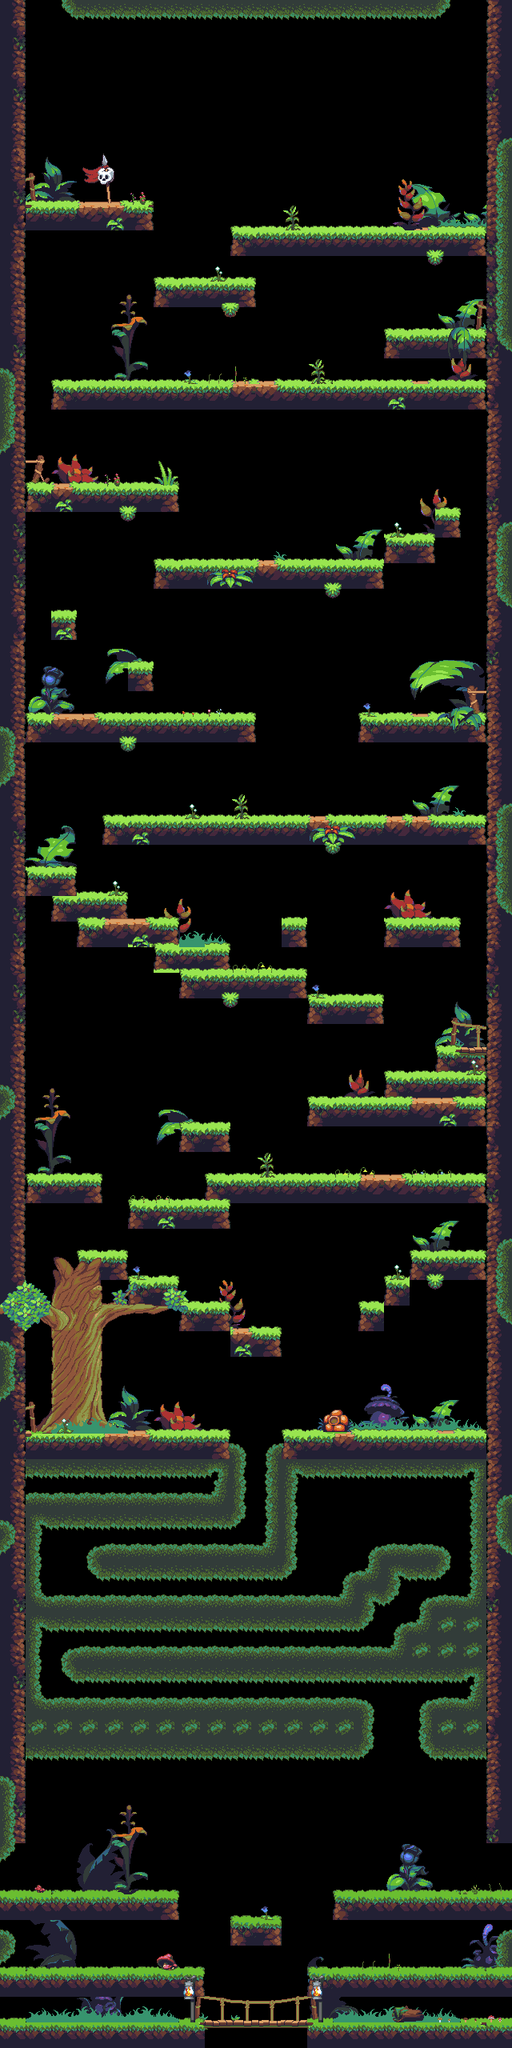

A level layout from a 2D game, rendered from its tile map. Below: a short description, then the map file with tile-grid data replaced by summaries:
An orthogonal 20x80 tile map with 32x32 px tiles, 6 tile layers (Plants, Tile Layer 2, Tile Layer 1, bg, ...), 3 tilesets and 129 objects (11x Crawler, 8x Spike, 8x CutePhysco, 6x Bee Minion, PlayerPosition, ...).

<map version="1.0" tiledversion="1.1.5" orientation="orthogonal" renderorder="right-down" width="20" height="80" tilewidth="32" tileheight="32" infinite="0" nextobjectid="378">
 <tileset firstgid="1" name="Jungle_terrain" tilewidth="32" tileheight="32" tilecount="420" columns="28">
  <image source="Jungle_terrain.png" width="896" height="480" />
 </tileset>
 <tileset firstgid="421" name="plants" tilewidth="24" tileheight="24" tilecount="39" columns="39">
  <image source="plants.png" trans="222034" width="936" height="24" />
 </tileset>
 <tileset firstgid="460" name="tile_jungle_plants_objects" tilewidth="32" tileheight="32" tilecount="208" columns="16">
  <image source="tile_jungle_plants_objects.png" width="512" height="416" />
 </tileset>
 <layer name="Plants" width="20" height="80">
  <data>[1600 cells, 147 non-empty, 87 distinct tile ids]</data>
 </layer>
 <layer name="Tile Layer 2" width="20" height="80">
  <data>[1600 cells, 346 non-empty, 27 distinct tile ids]</data>
 </layer>
 <layer name="Tile Layer 1" width="20" height="80">
  <data>[1600 cells, 231 non-empty, 12 distinct tile ids]</data>
 </layer>
 <objectgroup name="Colliders">
  <object id="4" x="289" y="291" width="319" height="28">
   <properties>
    <property name="Tag" value="1" />
   </properties>
  </object>
  <object id="13" x="-68.6667" y="-2.33333" width="103.667" height="2307.33">
   <properties>
    <property name="Tag" value="0" />
   </properties>
  </object>
  <object id="15" x="32" y="258" width="160" height="30">
   <properties>
    <property name="Tag" value="1" />
   </properties>
  </object>
  <object id="16" x="192" y="352.333" width="127.667" height="31.6667">
   <properties>
    <property name="Tag" value="1" />
   </properties>
  </object>
  <object id="17" x="64.6667" y="481.333" width="543.333" height="31.3333">
   <properties>
    <property name="Tag" value="1" />
   </properties>
  </object>
  <object id="18" x="31.3333" y="609.333" width="191.333" height="30.6667">
   <properties>
    <property name="Tag" value="1" />
   </properties>
  </object>
  <object id="20" x="192.667" y="705.333" width="286" height="30.6667">
   <properties>
    <property name="Tag" value="1" />
   </properties>
  </object>
  <object id="22" x="160.667" y="832.667" width="30.6667" height="31.3333">
   <properties>
    <property name="Tag" value="1" />
   </properties>
  </object>
  <object id="23" x="31.3333" y="897.333" width="287.333" height="30">
   <properties>
    <property name="Tag" value="1" />
   </properties>
  </object>
  <object id="24" x="128.667" y="1026" width="480" height="30">
   <properties>
    <property name="Tag" value="1" />
   </properties>
  </object>
  <object id="25" x="33.3333" y="1090" width="62" height="29.3333">
   <properties>
    <property name="Tag" value="1" />
   </properties>
  </object>
  <object id="26" x="66" y="1122" width="92" height="28">
   <properties>
    <property name="Tag" value="1" />
   </properties>
  </object>
  <object id="27" x="96.6667" y="1154.67" width="127.667" height="28">
   <properties>
    <property name="Tag" value="1" />
   </properties>
  </object>
  <object id="28" x="191" y="1187" width="96.3333" height="28.6667">
   <properties>
    <property name="Tag" value="1" />
   </properties>
  </object>
  <object id="29" x="225" y="1217.33" width="158.333" height="30.6667">
   <properties>
    <property name="Tag" value="1" />
   </properties>
  </object>
  <object id="30" x="352.333" y="1154.33" width="30" height="30">
   <properties>
    <property name="Tag" value="1" />
   </properties>
  </object>
  <object id="31" x="481" y="1154.33" width="95.3333" height="30">
   <properties>
    <property name="Tag" value="1" />
   </properties>
  </object>
  <object id="32" x="385" y="1248.67" width="94.3333" height="30.3333">
   <properties>
    <property name="Tag" value="1" />
   </properties>
  </object>
  <object id="33" x="543" y="1312.33" width="64.6667" height="30">
   <properties>
    <property name="Tag" value="1" />
   </properties>
  </object>
  <object id="34" x="479.333" y="1343.67" width="129" height="32">
   <properties>
    <property name="Tag" value="1" />
   </properties>
  </object>
  <object id="35" x="383" y="1376.33" width="226" height="30.6667">
   <properties>
    <property name="Tag" value="1" />
   </properties>
  </object>
  <object id="36" x="223" y="1409.33" width="64.667" height="30">
   <properties>
    <property name="Tag" value="1" />
   </properties>
  </object>
  <object id="37" x="32" y="1472.33" width="95.6667" height="30">
   <properties>
    <property name="Tag" value="1" />
   </properties>
  </object>
  <object id="38" x="255.333" y="1472.33" width="352.667" height="30.6667">
   <properties>
    <property name="Tag" value="1" />
   </properties>
  </object>
  <object id="39" x="160" y="1505.33" width="127.333" height="30">
   <properties>
    <property name="Tag" value="1" />
   </properties>
  </object>
  <object id="40" x="94.667" y="1568.33" width="64.3333" height="30.6667">
   <properties>
    <property name="Tag" value="1" />
   </properties>
  </object>
  <object id="41" x="161" y="1600.67" width="62.667" height="31.3333">
   <properties>
    <property name="Tag" value="1" />
   </properties>
  </object>
  <object id="42" x="225" y="1633.33" width="62" height="30">
   <properties>
    <property name="Tag" value="1" />
   </properties>
  </object>
  <object id="43" x="288" y="1664" width="62.667" height="31.3333">
   <properties>
    <property name="Tag" value="1" />
   </properties>
  </object>
  <object id="44" x="352" y="1793.33" width="256.667" height="30.6667">
   <properties>
    <property name="Tag" value="1" />
   </properties>
  </object>
  <object id="45" x="31.3333" y="1792.67" width="257.333" height="31.3333">
   <properties>
    <property name="Tag" value="1" />
   </properties>
  </object>
  <object id="46" x="64" y="768.333" width="32.3333" height="32">
   <properties>
    <property name="Tag" value="1" />
   </properties>
  </object>
  <object id="49" x="124" y="1941.33" width="217.333" height="19.3333">
   <properties>
    <property name="Tag" value="1" />
   </properties>
  </object>
  <object id="51" x="31.3333" y="1876" width="248" height="20.6667">
   <properties>
    <property name="Tag" value="1" />
   </properties>
  </object>
  <object id="52" x="30.6667" y="2007.33" width="421.333" height="15.3333">
   <properties>
    <property name="Tag" value="1" />
   </properties>
  </object>
  <object id="53" x="279.333" y="1824.67" width="13.3333" height="72" />
  <object id="54" x="341.333" y="1825.33" width="19.3333" height="136" />
  <object id="56" x="-122.333" y="2370" width="339.333" height="20">
   <properties>
    <property name="Tag" value="1" />
   </properties>
  </object>
  <object id="58" x="423.333" y="2370.33" width="325.667" height="20">
   <properties>
    <property name="Tag" value="1" />
   </properties>
  </object>
  <object id="60" x="384.667" y="2530" width="358" height="29.3333">
   <properties>
    <property name="Tag" value="1" />
   </properties>
  </object>
  </objectgroup>
 <objectgroup name="Tile boundaries">
  <!-- 67 objects omitted --></objectgroup>
 <layer name="bg" width="20" height="80">
  <data>[1600 cells, 151 non-empty, 68 distinct tile ids]</data>
 </layer>
 <layer name="Decorators" width="20" height="80">
  <data>[1600 cells, 257 non-empty, 39 distinct tile ids]</data>
 </layer>
 <layer name="PlantsII" width="20" height="80">
  <data>[1600 cells, 87 non-empty, 57 distinct tile ids]</data>
 </layer>
 <objectgroup name="Enemies">
  <!-- 41 objects omitted --></objectgroup>
 <objectgroup name="PickUps">
  <!-- 8 objects omitted --></objectgroup>
 <objectgroup name="Positions" offsetx="-3" offsety="3">
  <!-- 3 objects omitted --></objectgroup>
 <objectgroup name="Triggers">
  <!-- 1 objects omitted --></objectgroup>
</map>
<!-- 89 of 129 objects omitted -->
